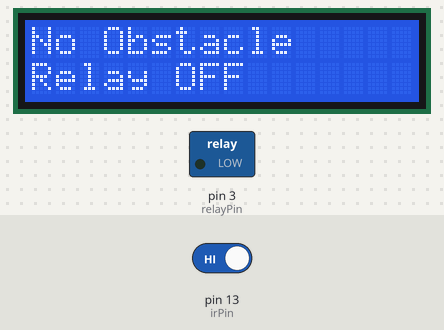
The sketch below on a simulated Arduino Uno, built with avr-gcc and run on an emulated ATmega328P. Shown: 16×2 character LCD, switched loads named in the sketch (green lamp = pin HIGH). The inputs (shaded band) are chosen by the test bench; at power-on: pin 13 (irPin) HIGH.

Above: at 4.2 s.
4.3 s: pin 13 (irPin) driven LOW
At 5.4 s:
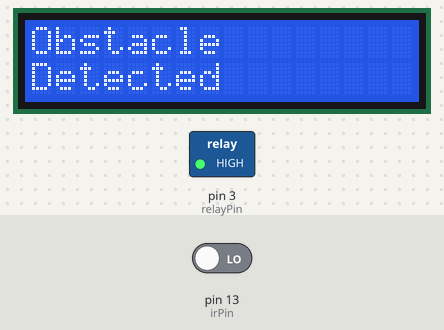
At 6.0 s:
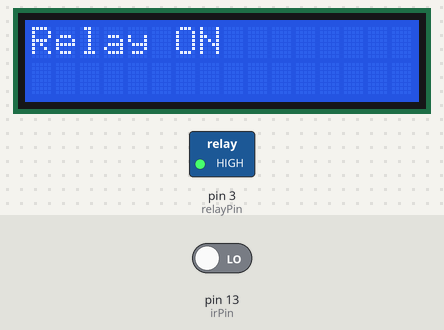
7.4 s: pin 13 (irPin) driven HIGH
At 8.8 s:
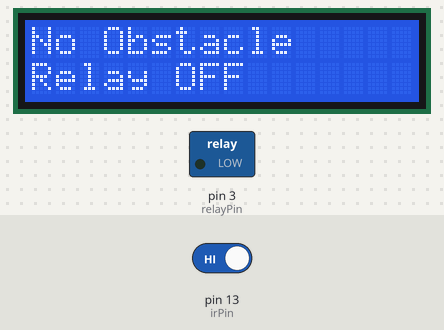
Timing chart, 0 to 10.4 s (numbered marks = the images above; inputs shaded):
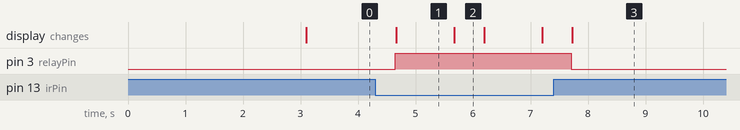

The sketch:

obstacle_detection_relay_triggering.ino
```cpp
#include <Wire.h>
#include <LiquidCrystal_I2C.h>

// Set the LCD address to 0x27 for a 16 chars and 2 line display
LiquidCrystal_I2C lcd(0x27, 16, 2);   // Mentioning the kind of LCD used along with the library we are using in this program

const int irPin = 13;                 // Pin 13 connected to digital output of IR sensor
const int relayPin = 3;               // Pin number 3 of arduino connected to Relay

int irState = 0;                      // Initialising to store the value of the variable
int relayState = 0;


void setup()
{
  pinMode(irPin, INPUT_PULLUP);       // Mentioning if the sensor in a input device or a output device
  pinMode(relayPin, OUTPUT);
  relayState = LOW;
  digitalWrite(relayPin, relayState);
  lcd.begin();                        // Initializing the LCD
  lcd.setCursor(0, 0);
  lcd.print("Obstacle");
  lcd.setCursor(0, 1);
  lcd.print("Detection");
  delay(3000);
}

void loop()
{
  irState = digitalRead(irPin);       // Check for Obstacle Detection----

  if (irState == HIGH)
  {
    relayState = LOW;
    digitalWrite(relayPin, relayState);
    lcd.clear();
    lcd.print("No Obstacle");         // Display this in first line
    lcd.setCursor(0, 1);
    lcd.print("Relay OFF");
    delay(500);                       //wait for 1000ms
  }

  if (irState == LOW)
  {
    relayState = HIGH;
    digitalWrite(relayPin, relayState);
    lcd.clear();
    lcd.setCursor(0, 0);
    lcd.print("Obstacle");            // Display this in first line
    lcd.setCursor(0, 1);
    lcd.print("Detected");
    delay(1000);
    lcd.clear();
    lcd.print("Relay ON");
    Serial.println("Obstacle Detected");
    delay(500);                       //wait for 1000ms
  }
}
```

Measured:
- after the input at 4.3 s, pin 3 (relayPin): LOW → HIGH after 0.35 s; the display: changes after 0.37 s (image 1)
- after the input at 7.4 s, pin 3 (relayPin): HIGH → LOW after 0.31 s; the display: changes after 0.33 s (image 3)
- what the display in image 1 shows lasts 1.0 s, from 4.7 s to 5.7 s
- what the display in image 2 shows lasts 0.5 s, from 5.7 s to 6.2 s
